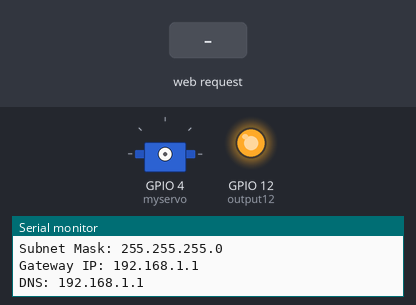
A sketch run on a simulated ESP8266 (NodeMCU). Parts: servo, output pins drawn as LEDs (lit = HIGH), the last lines printed to the serial monitor. The test bench sets the inputs (shaded band). WiFi joins after 1.5 s; servers stay silent unless stated; network time is answered at once with the bench clock; the local clock reads 2024-03-15 10:24:30 at power-on unless the sketch sets it.

Above: at 2.7 s.
2.8 s: HTTP request GET /f received
At 2.95 s:
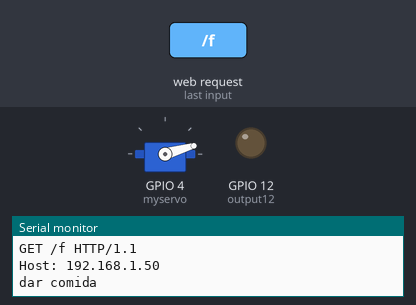
At 3.55 s:
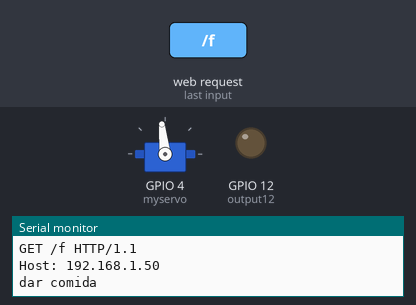
Timing chart, 0 to 13.4 s (numbered marks = the images above; inputs shaded):
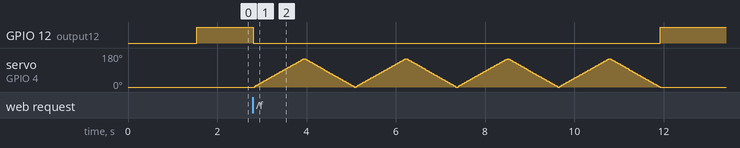

The sketch:

food_dispenser.ino
```cpp
//___________________________________________________________   ROSITA FOOD DISPENSER 2021 JORGE QUEIROS AFONSO QUEIROS       _______________________________________________________
//___________________________________________________________   AVAILABLE AT https://github.com/AfonsoQueiros13/DogFeeder     _______________________________________________________

//___________________________________________________________                     LIBS IMPORT                                 _______________________________________________________
#include <ESP8266WiFi.h>
#include <NTPClient.h>
#include <WiFiUdp.h>
#include <Wire.h>
#include <Servo.h>
#include "SH1106Wire.h"   // legacy:
#include "SH1106.h"

//___________________________________________________________                     GLOBAL VARIABLES                            _______________________________________________________
int hora_manha = 24, minuto_manha = 60, hora_noite = 24, minuto_noite = 60;

Servo myservo;
SH1106 display(0x3C, 5, 4); // For I2C
// Define NTP Client to get time
WiFiUDP ntpUDP;

NTPClient timeClient(ntpUDP, "pool.ntp.org");

int ADC = 0;
int sensor = 0;
int currentHour;
int currentMinute;
boolean onetime = false;
boolean estado_temporizador_manha = false;
boolean estado_temporizador_noite = false;
// Set web server port number to 80
WiFiServer server(80);

// Variable to store the HTTP request
String header;

// Assign output variables to GPIO pins
const int output12 = 12;

// Current time
unsigned long currentTime = millis();
// Previous time
unsigned long previousTime = 0;
// Define timeout time in milliseconds (example: 2000ms = 2s)
const long timeoutTime = 2000;

void server_connection(){

/* Set these to your desired credentials. */
const char * ssid = "ZonJQ"; //Enter your WIFI ssid
const char * password = "681994jq"; //Enter your WIFI password
// Connect to Wi-Fi network with SSID and password
// Set your Static IP address
IPAddress local_IP(192, 168, 1, 19);
// Set your Gateway IP address
IPAddress gateway(192, 168, 1, 1);
IPAddress subnet(255, 255, 255, 0);
IPAddress dns(8, 8, 8, 8);
Serial.print("Connecting to ");
Serial.println(ssid);

WiFi.config(local_IP, dns , gateway,subnet);
WiFi.mode(WIFI_STA);
WiFi.begin(ssid, password);
while (WiFi.status() != WL_CONNECTED) {
  delay(500);
  Serial.print(".");
}
// Print local IP address and start web server
Serial.println("");
Serial.println("WiFi connected.");
Serial.println("IP address: ");
Serial.println(WiFi.localIP());
Serial.print("ESP Mac Address: ");
Serial.println(WiFi.macAddress());
Serial.print("Subnet Mask: ");
Serial.println(WiFi.subnetMask());
Serial.print("Gateway IP: ");
Serial.println(WiFi.gatewayIP());
Serial.print("DNS: ");
Serial.println(WiFi.dnsIP());

server.begin();
}

void food_drop(){
  myservo.attach(4);  // attaches the servo on pin 14 to the servo object
  for(int i=0;i<4;i++){

    for (int pos = 0; pos <= 150; pos += 2) { // goes from 0 degrees to 180 degrees
      myservo.write(pos);              // tell servo to go to position in variable 'pos'
      delay(15);                       // waits 15ms for the servo to reach the position
    }
    for (int pos = 150; pos >= 0; pos -=2) { // goes from 180 degrees to 0 degrees
      myservo.write(pos);              // tell servo to go to position in variable 'pos'
      delay(15);                       // waits 15ms for the servo to reach the position
    }
  }
  myservo.detach();
}
void get_ntp_hour_and_minute(){
  timeClient.update();
  currentHour = timeClient.getHours();
  currentMinute = timeClient.getMinutes();

}
void listen_app_commands(){
    WiFiClient client = server.available(); // Listen for incoming clients


  if ((hora_manha == currentHour && minuto_manha  == currentMinute && estado_temporizador_manha == true) || (hora_noite == currentHour && minuto_noite == currentMinute && estado_temporizador_noite == true)){
    if(onetime == false){
    digitalWrite(output12, 0);
    food_drop();
    onetime = true;
    }
  }
  else{
    onetime = false;
    digitalWrite(output12, 1);
  }
  if (client) { // If a new client connects,
    Serial.println("New Client."); // print a message out in the serial port
    String currentLine = ""; // make a String to hold incoming data from the client
    currentTime = millis();
    previousTime = currentTime;
    while (client.connected() && currentTime - previousTime <= timeoutTime) { // loop while the client's connected
      currentTime = millis();
      if (client.available()) { // if there's bytes to read from the client,
        char c = client.read(); // read a byte, then
        Serial.write(c); // print it out the serial monitor
        header += c;
        if (c == '\n') { // if the byte is a newline character
          // if the current line is blank, you got two newline characters in a row.
          // that's the end of the client HTTP request, so send a response:
          if (currentLine.length() == 0) {
            // HTTP headers always start with a response code (e.g. HTTP/1.1 200 OK)
            // and a content-type so the client knows what's coming, then a blank line:
            client.println("HTTP/1.1 200 OK");
            client.println("Content-type:text/html");
            client.println("Connection: close");
            client.println();

            if (header.indexOf("GET /1sthour=") >= 0) {
              Serial.println("header= ");
              Serial.println(header.substring(5, 25));
              String str_hour = header.substring(5, 25);
              hora_manha = str_hour.substring(8, 10).toInt();
              minuto_manha = str_hour.substring(18,20).toInt();

              Serial.println(hora_manha);
              Serial.println(minuto_manha);
              Serial.println("finish");
              //output5State = "off";
              digitalWrite(output12, 1);
              estado_temporizador_manha = true;
            }

            if (header.indexOf("GET /2ndhour=") >= 0) {
              Serial.println("header= ");
              Serial.println(header.substring(5, 25));
              String str_hour = header.substring(5, 25);
              hora_noite = str_hour.substring(8, 10).toInt();
              minuto_noite = str_hour.substring(18, 20).toInt();

              Serial.println(hora_noite);
              Serial.println(minuto_noite);
              Serial.println("finish");
              //output5State = "off";
              digitalWrite(output12, 1);
              estado_temporizador_noite = true;
            }


            if (header.indexOf("GET /f") >= 0) {
              Serial.println("dar comida");
              //client.print("0");
              digitalWrite(output12, LOW);;
              food_drop();
            }

            if (header.indexOf("GET /estado_manha") >= 0) {
              client.print(estado_temporizador_manha);
            }
             if (header.indexOf("GET /estado_noite") >= 0) {
              client.print(estado_temporizador_noite);
            }

            if (header.indexOf("GET /1hour") >= 0) {
               if(estado_temporizador_manha == false)
              {
                client.print("Temporizador Desativado para a parte da manha");
              }
              else{
                Serial.println("estado");
                if(hora_noite == 24  && minuto_noite == 60)
                  client.print("Hora Marcada (Parte da manha): Hora indefinida ");
                else{
                  client.print("Hora Marcada (Parte da manha): ");
                  client.print(hora_manha);
                  client.print(":");
                  client.print(minuto_manha);
                  Serial.println(header);
                }
              }
            }

             if (header.indexOf("GET /2hour") >= 0) {
              if(estado_temporizador_noite == false)
              {
                client.print("Temporizador Desativado para a parte da noite");
              }
              else
              {
                if(hora_noite == 24  && minuto_noite == 60)
                  client.print("Hora Marcada (Parte da noite): Hora indefinida ");
                else
                {
                  client.print("Hora Marcada (Parte da tarde): ");
                  client.print(hora_noite);
                  client.print(":");
                  client.print(minuto_noite);
                  Serial.println(header);
                }
              }

            }
            if (header.indexOf("GET /Lmanha") >= 0) {
              estado_temporizador_manha = true;
              digitalWrite(output12, LOW);

            }
            if (header.indexOf("GET /Lnoite") >= 0) {
              estado_temporizador_noite = true;
              digitalWrite(output12, LOW);

            }
             if (header.indexOf("GET /Dmanha") >= 0) {
              estado_temporizador_manha = false;
              digitalWrite(output12, HIGH);

            }

            if (header.indexOf("GET /Dnoite") >= 0) {
              estado_temporizador_noite = false;
              digitalWrite(output12, HIGH);

            }
            // The HTTP response ends with another blank line
            client.println();
            // Break out of the while loop
            break;
          } else { // if you got a newline, then clear currentLine
            currentLine = "";
          }
        } else if (c != '\r') { // if you got anything else but a carriage return character,
          currentLine += c; // add it to the end of the currentLine
        }

      }
    }
    // Clear the header variable
    header = "";
    // Close the connection
    client.stop();
    Serial.println("Client disconnected.");
    Serial.println("");
  }

}
void setup() {
  Serial.begin(115200);
  server_connection();
  // Initialize the output variables as outputs
  pinMode(output12, OUTPUT);
  digitalWrite(output12, LOW);
  //begin ntp client
  timeClient.begin();
  timeClient.setTimeOffset(0);
}

void loop() {
  get_ntp_hour_and_minute();
  listen_app_commands();
}
```
